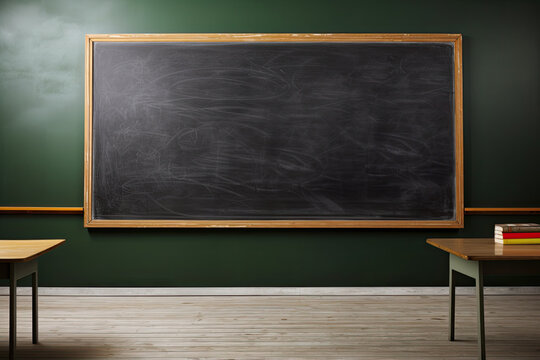
#> input picture Lab 5/Lab5/image.jpg, 540 x 360 px, given in place of Video.mp4, which was not available
$ jupyter execute Lab8_400102222.ipynb
#> lines starting #> are read from the running program, lines starting #| are printed output that depends on the picture; after the words box and inside, x2 and y2 are one past the last pixel; in counts of white or black regions, pixels touching at a corner belong together; pictures that were not available may be replaced by others from this repository, and a replacement may not be noted
[cell 1]
import cv2 as cv
import numpy as np
import os
import matplotlib.pyplot as plt
import math
import random

[cell 2]
# Dence Optical View
cap = cv.VideoCapture("Video.mp4")
ret, frame1 = cap.read()
#> frame1 is the input picture: shape (360, 540, 3); mean B, G, R 70.3, 79.5, 81.3
gray_prev = cv.cvtColor(frame1, cv.COLOR_BGR2GRAY)
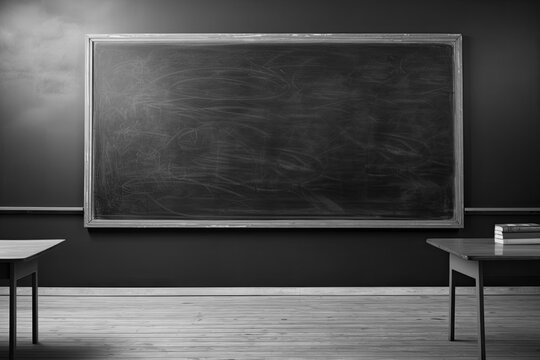
#> gray_prev: shape (360, 540); min 0, max 243, mean 79

mask = np.zeros_like(frame1)

# set image saturation to maximum
mask[..., 1] = 255

frames = []

while cap.isOpened():
    ret, frame2 = cap.read()
    if not ret:
        break
    gray_next = cv.cvtColor(frame2, cv.COLOR_BGR2GRAY)

    flow = cv.calcOpticalFlowFarneback(
        gray_prev,
        gray_next,
        None,             # Initial flow
        pyr_scale=0.4,    # Scale to capture motions
        levels=4,         # More pyramid levels for better motion capture
        winsize=21,       # Larger window to average over larger areas
        iterations=5,     # More iterations for accurate flow estimation
        poly_n=7,         # Larger neighborhood for polynomial expansion
        poly_sigma=1.5,   # Slightly higher sigma for smoother flow
        flags=0           # No flags
    )
    magnitude, angle = cv.cartToPolar(flow[..., 0], flow[..., 1])
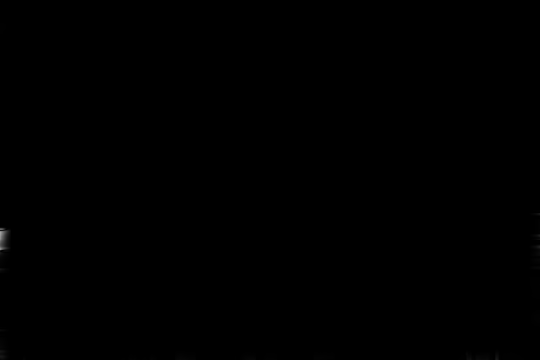
#> magnitude: shape (360, 540) float32; min 4.36e-21, max 0.633, mean 0.000455
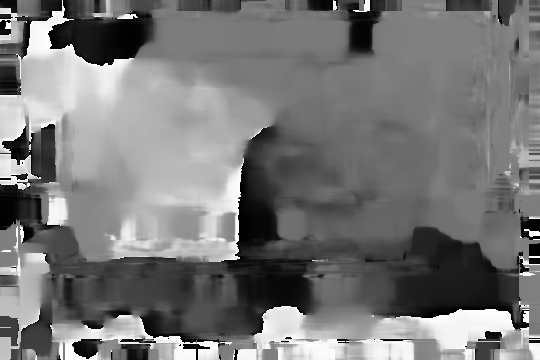
#> angle: shape (360, 540) float32; min 5.02e-06, max 6.28, mean 2.94; drawn with min black and max white
    mask[..., 0] = angle * 180 / np.pi / 2
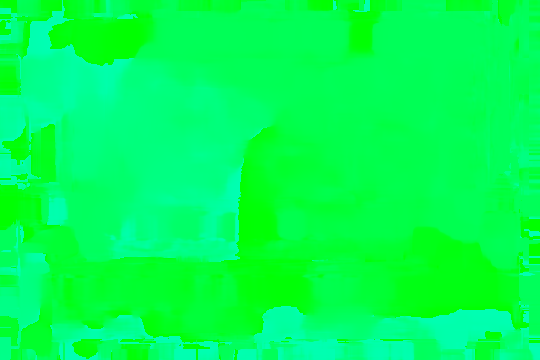
#> mask: shape (360, 540, 3); mean of channels 0, 1, 2 83.7, 255, 0; drawn as B, G, R
    mask[..., 2] = cv.normalize(magnitude, None, 0, 255, cv.NORM_MINMAX)
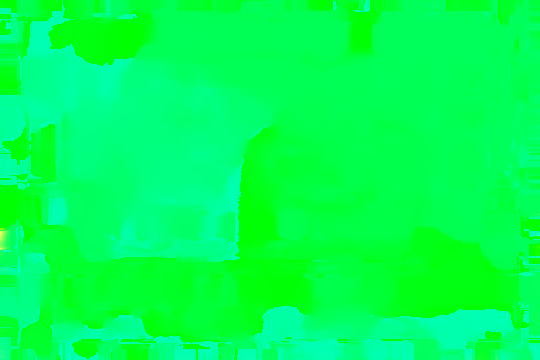
#> mask: shape (360, 540, 3); 1.72% of pixels changed, all inside (x1, y1, x2, y2) = (0, 22, 540, 360); drawn as B, G, R

    rgb = cv.cvtColor(mask, cv.COLOR_HSV2BGR)
    frames.append(rgb)
    cv.imshow("Dense Optical Flow", rgb)

    gray_prev = gray_next

    if cv.waitKey(10) & 0xFF == ord('q'):
#> (key q is pressed here)
        break

cap.release()
cv.destroyAllWindows()

# Write frames to video file
if len(frames) > 0:
    height, width = frames[0].shape[:2]
#> height = 360; width = 540
    out = cv.VideoWriter('output.avi', cv.VideoWriter_fourcc(*'XVID'), 20.0, (width, height))
    for frame in frames:
        out.write(frame)
#> this loop made 1 pass
    out.release()

[cell 3]
# Load output.avi and display some frames
frames = []
cap = cv.VideoCapture("output.avi")
for i in range(10):
    ret, frame = cap.read()
    if not ret:
        break
    frames.append(frame)
#> after the loop, frames = 10 items

cap.release()

# Display frames
fig, axs = plt.subplots(2, 5, figsize=(20, 10))
for i, frame in enumerate(frames):
    ax = axs[i // 5, i % 5]
    ax.imshow(cv.cvtColor(frame, cv.COLOR_BGR2RGB))
    ax.axis("off")
    ax.set_title(f"Frame {i + 1}")
#> this loop made 10 passes
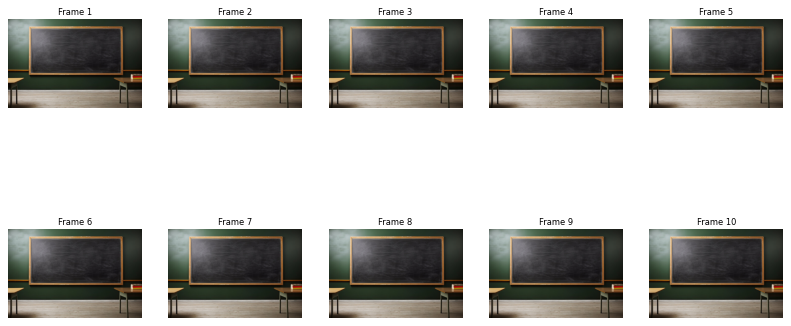
#> figure drawn by matplotlib, 10 panels

[cell 4]
def sparse_optical_flow(video_path):
    # Open the video file
#> called with video_path = 'video.mp4'
    cap = cv.VideoCapture(video_path)

    if not cap.isOpened():
        print("Error: Could not open video.")
        return

    # Read the first frame
    ret, prev_frame = cap.read()
    if not ret:
        print("Error: Could not read the first frame.")
        return

    # Convert the first frame to grayscale
    prev_gray = cv.cvtColor(prev_frame, cv.COLOR_BGR2GRAY)

    prev_points = cv.goodFeaturesToTrack(prev_gray, mask=None, maxCorners=100, qualityLevel=0.3, minDistance=7, blockSize=7)
#> prev_points = 22 rows, first 8: [497, 226], [29, 289], [457, 289], [81, 211], [6, 289], [505, 240], [448, 284], [504, 227]

    # Create a mask image for drawing purposes
    mask = np.zeros_like(prev_frame)

    frames = []  # List to store output frames

    while True:
        ret, frame = cap.read()
        if not ret:
            break

        # Convert the current frame to grayscale
        curr_gray = cv.cvtColor(frame, cv.COLOR_BGR2GRAY)

        next_points, status, error = cv.calcOpticalFlowPyrLK(prev_gray, curr_gray, prev_points, None)
#> next_points has the same summary as prev_points; status = 22 values from 1 to 1; error = 22 values from 0 to 0

        # Select good points: status = 1 means the point was successfully tracked
        good_new = next_points[status == 1]
#> good_new has the same summary as prev_points
        good_old = prev_points[status == 1]
#> good_old has the same summary as prev_points

        # Draw the flow (lines and circles)
        for i, (new, old) in enumerate(zip(good_new, good_old)):
            a, b = new.ravel()
            c, d = old.ravel()
            mask = cv.line(mask, (int(a), int(b)), (int(c), int(d)), (0, 255, 0), 2)
            frame = cv.circle(frame, (int(a), int(b)), 5, (0, 0, 255), -1)
#> this loop made 22 passes
#> (a, b, c, d) on passes 1 to 12: (497, 226, 497, 226), (29, 289, 29, 289), (457, 289, 457, 289), (81, 211, 81, 211), (6, 289, 6, 289), (505, 240, 505, 240), (448, 284, 448, 284), (504, 227, 504, 227), (38, 289, 38, 289), (6, 296, 6, 296), (473, 284, 473, 284), (498, 236, 498, 236)
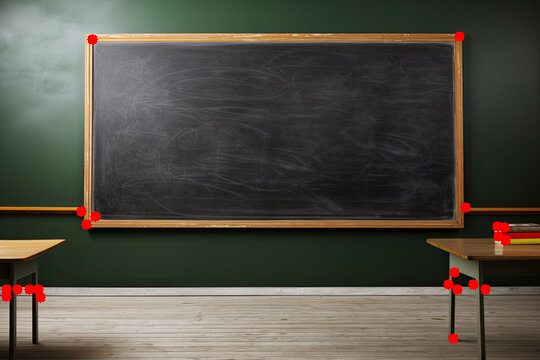
#> frame: shape (360, 540, 3); mean B, G, R 69.6, 78.7, 82.6
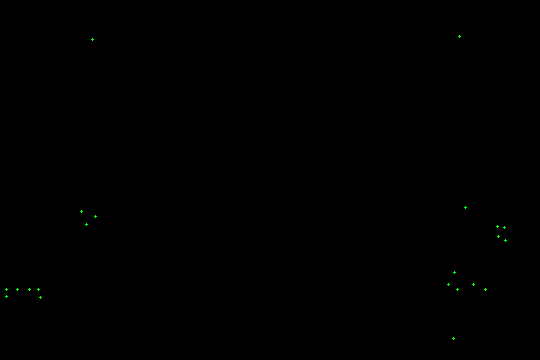
#> mask: shape (360, 540, 3); mean of channels 0, 1, 2 0, 0.1, 0; drawn as B, G, R

        # Overlay the mask on the current frame
        output = cv.add(frame, mask)

        # Store the frame
        frames.append(output)

        # Display the frame with the tracked points and flow
        cv.imshow('Sparse Optical Flow (Lucas-Kanade)', output)

        # Update previous frame and points for next iteration
        prev_gray = curr_gray.copy()
        prev_points = good_new.reshape(-1, 1, 2)

        # Exit on pressing 'q'
        if cv.waitKey(10) & 0xFF == ord('q'):
#> (key q is pressed here)
            break

    # Release resources
    cap.release()
    cv.destroyAllWindows()

    # Write frames to video file
    if len(frames) > 0:
        height, width = frames[0].shape[:2]
#> height = 360; width = 540
        out = cv.VideoWriter('sparse_output.avi', cv.VideoWriter_fourcc(*'XVID'), 20.0, (width, height))
        for frame in frames:
            out.write(frame)
        out.release()

# Example usage
video_path = 'video.mp4'
sparse_optical_flow(video_path)

$ run again, on Lab 5/Lab5/2.jpg
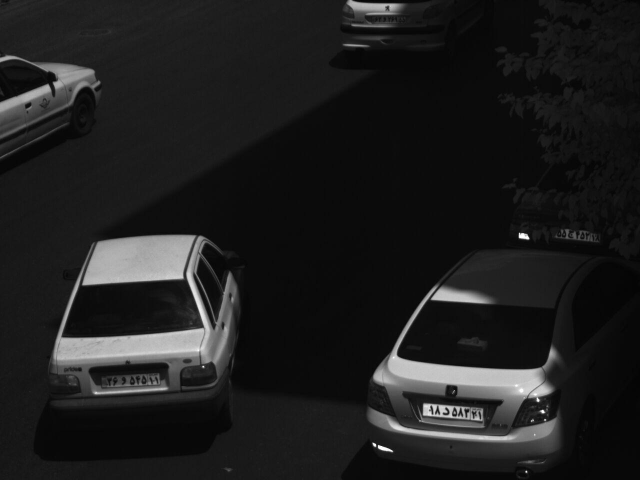
#> input picture Lab 5/Lab5/2.jpg, 1280 x 960 px, given in place of Video.mp4, which was not available (shown at 1/2 size)
#> frame1 is the input picture: shape (960, 1280, 3); min 0, max 255, mean 30.1
#> `mask[..., 0] = angle * 180 / np.pi / 2`:
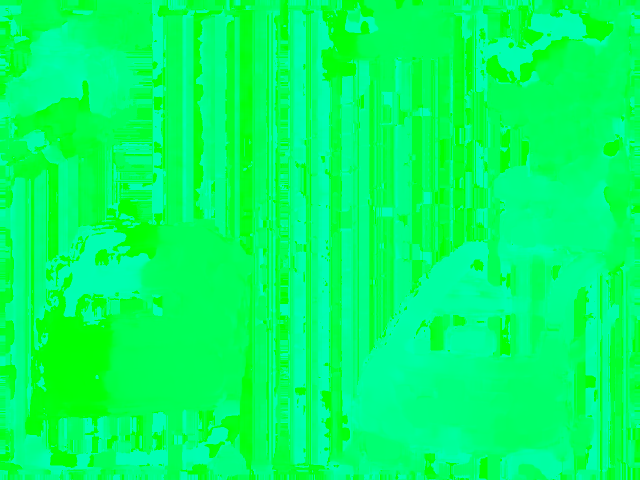
#> mask: shape (960, 1280, 3) (shown at 1/2 size); mean of channels 0, 1, 2 100.4, 255, 0; drawn as B, G, R
#> the loop `for frame in frames:` made 1 pass
#> after the loop `for i in range(10):`: frames = 10 items
#> the loop `for i, frame in enumerate(frames):` made 10 passes
#> prev_points = 31 rows, first 8: [758, 892], [1052, 943], [1040, 467], [1056, 476], [1091, 840], [1085, 822], [1076, 801], [1064, 840]
#> next_points has the same summary as prev_points; status = 31 values from 1 to 1; error = 31 values from 0 to 0
#> good_new = 31 pairs, first value 406 to 1091, second value 467 to 943
#> good_old has the same summary as good_new
#> the loop in sparse_optical_flow, `for i, (new, old) in enumerate(zip(good_new, good_old)):` made 31 passes
#> (a, b, c, d) on passes 1 to 8: (758, 892, 758, 892), (1052, 943, 1052, 943), (1040, 467, 1040, 467), (1056, 476, 1056, 476), (1091, 840, 1091, 840), (1085, 822, 1085, 822), (1076, 801, 1076, 801), (1064, 840, 1064, 840)
#> after the loop in sparse_optical_flow, `for i, (new, old) in enumerate(zip(good_new, good_old)):`:
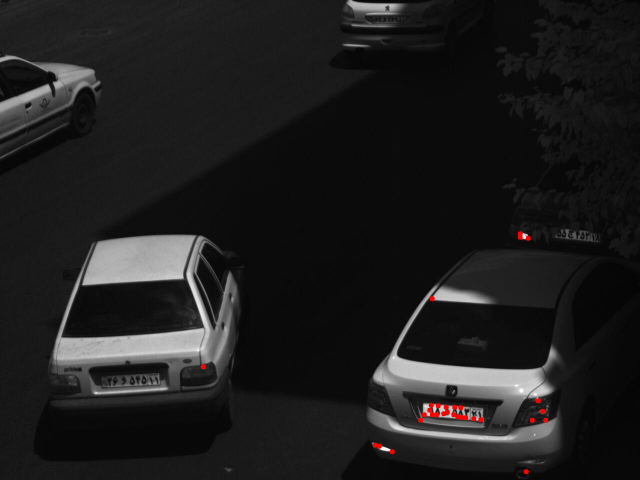
#> frame: shape (960, 1280, 3) (shown at 1/2 size); mean B, G, R 29.9, 29.9, 30.4
#> the loop in sparse_optical_flow, `for frame in frames:` made 1 pass
